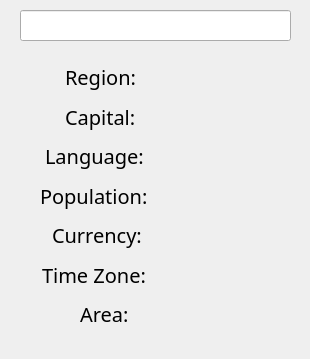
<?xml version="1.0" encoding="UTF-8"?>
<ui version="4.0">
 <class>MainWindow</class>
 <widget class="QMainWindow" name="MainWindow">
  <property name="geometry">
   <rect>
    <x>0</x>
    <y>0</y>
    <width>310</width>
    <height>359</height>
   </rect>
  </property>
  <property name="windowTitle">
   <string>Country Searcher</string>
  </property>
  <widget class="QWidget" name="centralwidget">
   <widget class="QLineEdit" name="input">
    <property name="geometry">
     <rect>
      <x>20</x>
      <y>10</y>
      <width>271</width>
      <height>31</height>
     </rect>
    </property>
    <property name="font">
     <font>
      <family>Avenir</family>
      <pointsize>15</pointsize>
     </font>
    </property>
    <property name="styleSheet">
     <string notr="true">qproperty-alignment: AlignCenter;</string>
    </property>
    <property name="text">
     <string/>
    </property>
   </widget>
   <widget class="QWidget" name="gridLayoutWidget">
    <property name="geometry">
     <rect>
      <x>-60</x>
      <y>60</y>
      <width>371</width>
      <height>271</height>
     </rect>
    </property>
    <layout class="QGridLayout" name="gridLayout_2">
     <item row="2" column="0">
      <widget class="QLabel" name="LanguageLael">
       <property name="font">
        <font>
         <family>Avenir</family>
         <pointsize>15</pointsize>
        </font>
       </property>
       <property name="styleSheet">
        <string notr="true">margin-left: 100px;</string>
       </property>
       <property name="text">
        <string>Language:</string>
       </property>
      </widget>
     </item>
     <item row="4" column="0">
      <widget class="QLabel" name="CurrencyLabel">
       <property name="font">
        <font>
         <family>Avenir</family>
         <pointsize>15</pointsize>
        </font>
       </property>
       <property name="styleSheet">
        <string notr="true">margin-left: 107px;</string>
       </property>
       <property name="text">
        <string>Currency: </string>
       </property>
      </widget>
     </item>
     <item row="6" column="0">
      <widget class="QLabel" name="areaLabel">
       <property name="font">
        <font>
         <family>Avenir</family>
         <pointsize>15</pointsize>
        </font>
       </property>
       <property name="styleSheet">
        <string notr="true">margin-left: 135px;</string>
       </property>
       <property name="text">
        <string>Area:</string>
       </property>
      </widget>
     </item>
     <item row="2" column="1">
      <widget class="QLabel" name="language">
       <property name="font">
        <font>
         <family>Avenir</family>
         <pointsize>15</pointsize>
        </font>
       </property>
       <property name="styleSheet">
        <string notr="true">qproperty-alignment: AlignCenter;</string>
       </property>
       <property name="text">
        <string/>
       </property>
      </widget>
     </item>
     <item row="4" column="1">
      <widget class="QLabel" name="currency">
       <property name="font">
        <font>
         <family>Avenir</family>
         <pointsize>15</pointsize>
        </font>
       </property>
       <property name="styleSheet">
        <string notr="true">qproperty-alignment: AlignCenter;</string>
       </property>
       <property name="text">
        <string/>
       </property>
      </widget>
     </item>
     <item row="5" column="1">
      <widget class="QLabel" name="timezone">
       <property name="font">
        <font>
         <family>Avenir</family>
         <pointsize>15</pointsize>
        </font>
       </property>
       <property name="styleSheet">
        <string notr="true">qproperty-alignment: AlignCenter;</string>
       </property>
       <property name="text">
        <string/>
       </property>
      </widget>
     </item>
     <item row="1" column="0">
      <widget class="QLabel" name="capitalLabel">
       <property name="font">
        <font>
         <family>Avenir</family>
         <pointsize>15</pointsize>
        </font>
       </property>
       <property name="styleSheet">
        <string notr="true">margin-left: 120px;</string>
       </property>
       <property name="text">
        <string>Capital:</string>
       </property>
      </widget>
     </item>
     <item row="0" column="0">
      <widget class="QLabel" name="RegionLabel">
       <property name="font">
        <font>
         <family>Avenir</family>
         <pointsize>15</pointsize>
         <italic>false</italic>
        </font>
       </property>
       <property name="styleSheet">
        <string notr="true">margin-left: 120px;</string>
       </property>
       <property name="text">
        <string>Region:</string>
       </property>
      </widget>
     </item>
     <item row="6" column="1">
      <widget class="QLabel" name="area">
       <property name="font">
        <font>
         <family>Avenir</family>
         <pointsize>15</pointsize>
        </font>
       </property>
       <property name="styleSheet">
        <string notr="true">qproperty-alignment: AlignCenter;</string>
       </property>
       <property name="text">
        <string/>
       </property>
      </widget>
     </item>
     <item row="3" column="0">
      <widget class="QLabel" name="PopulationLabel">
       <property name="font">
        <font>
         <family>Avenir</family>
         <pointsize>15</pointsize>
        </font>
       </property>
       <property name="styleSheet">
        <string notr="true">margin-left: 95px;</string>
       </property>
       <property name="text">
        <string>Population:</string>
       </property>
      </widget>
     </item>
     <item row="0" column="1">
      <widget class="QLabel" name="region">
       <property name="font">
        <font>
         <family>Avenir</family>
         <pointsize>15</pointsize>
        </font>
       </property>
       <property name="styleSheet">
        <string notr="true">qproperty-alignment: AlignCenter;</string>
       </property>
       <property name="text">
        <string/>
       </property>
      </widget>
     </item>
     <item row="3" column="1">
      <widget class="QLabel" name="population">
       <property name="font">
        <font>
         <family>Avenir</family>
         <pointsize>15</pointsize>
        </font>
       </property>
       <property name="styleSheet">
        <string notr="true">qproperty-alignment: AlignCenter;</string>
       </property>
       <property name="text">
        <string/>
       </property>
      </widget>
     </item>
     <item row="5" column="0">
      <widget class="QLabel" name="timeLabel">
       <property name="font">
        <font>
         <family>Avenir</family>
         <pointsize>15</pointsize>
        </font>
       </property>
       <property name="styleSheet">
        <string notr="true">margin-left: 97px;</string>
       </property>
       <property name="text">
        <string>Time Zone:</string>
       </property>
      </widget>
     </item>
     <item row="1" column="1">
      <widget class="QLabel" name="capital">
       <property name="font">
        <font>
         <family>Avenir</family>
         <pointsize>15</pointsize>
        </font>
       </property>
       <property name="styleSheet">
        <string notr="true">qproperty-alignment: AlignCenter;</string>
       </property>
       <property name="text">
        <string/>
       </property>
      </widget>
     </item>
    </layout>
   </widget>
  </widget>
 </widget>
 <resources/>
 <connections/>
</ui>
